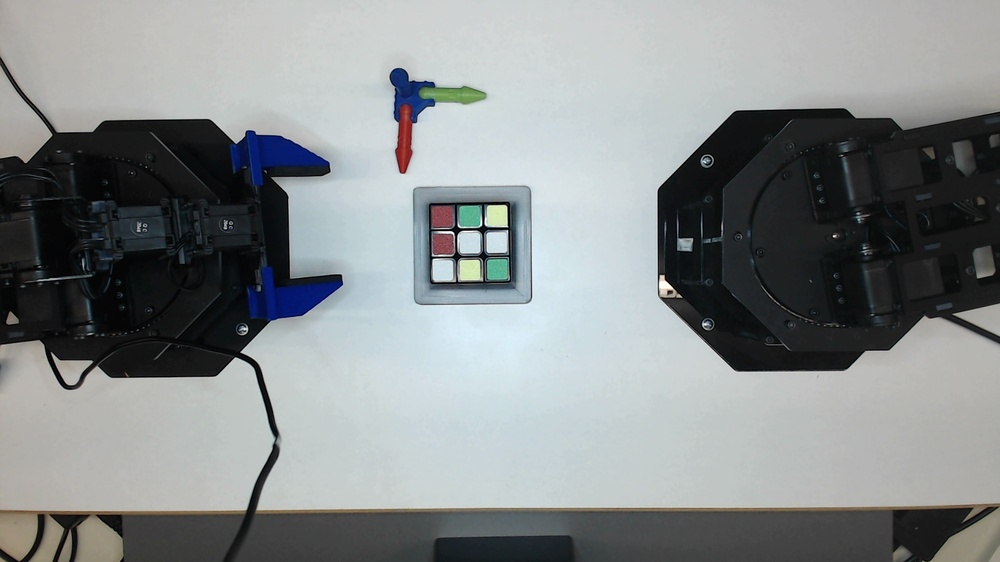
#> input picture Logitech Webcam/Picture 1.jpg, 1000 x 562 px, shrunk from 1920 x 1080 before the run, given in place of the camera
$ python main.py
#> lines starting #> are read from the running program, lines starting #| are printed output that depends on the picture; after the words box and inside, x2 and y2 are one past the last pixel; in counts of white or black regions, pixels touching at a corner belong together
### src2/Contour.py
import cv2
import numpy as np

def cut_image(image, x ,y ,w ,h):
    img = image.copy()
    return img[y:y+h, x:x+w]

def detect_outer_gray_frame(image):
    bild = image.copy()
    x,y,w,h = 0,0,0,0
    gray = cv2.cvtColor(bild, cv2.COLOR_BGR2GRAY)

    # Bild glätten
    blurred = cv2.bilateralFilter(gray, 9, 75, 75)

    # Kanten erkennen (Canny) mit angepassten Schwellenwerten
    edges = cv2.Canny(blurred, 10, 20, L2gradient=True)

    # Lücken in Kanten schließen
    kernel = np.ones((5, 5), np.uint8)
    closed_edges = cv2.morphologyEx(edges, cv2.MORPH_CLOSE, kernel)

    # Konturen finden
    contours, _ = cv2.findContours(closed_edges, cv2.RETR_EXTERNAL, cv2.CHAIN_APPROX_SIMPLE)

    # Größte rechteckige Kontur finden
    largest_contour = None
    max_area = 0

    for contour in contours:
        # Berechne Approximation der Kontur
        approx = cv2.approxPolyDP(contour, 0.02 * cv2.arcLength(contour, True), True)

        # Rechtecke haben 4 Punkte
        if len(approx) == 4:
            area = cv2.contourArea(contour)
            if area > max_area:  # Nur die größte Kontur speichern
                max_area = area
                largest_contour = approx

    if largest_contour is not None:
        # Berechne die Bounding Box der Kontur
        x, y, w, h = cv2.boundingRect(largest_contour)
        Faktor = 0.9
        center_x, center_y = x + w // 2, y + h // 2  # Mittelpunkt der Box
        small_w, small_h = int(w * Faktor), int(h * Faktor)    # 15% kleinere Breite und Höhe
        small_x, small_y = center_x - small_w // 2, center_y - small_h // 2  # Obere linke Ecke


        x = small_x
        y = small_y
        w = small_w
        h = small_h
        # Zeichne die ursprüngliche Bounding Box (grün)
        bild = cv2.rectangle(bild, (x, y), (x + w, y + h), (0, 255, 0), 2)

    return bild, [x,y,w,h]

def small_greyFrame(frameImage, gb, Faktor):
    center_x, center_y = gb[0] + gb[2] // 2, gb[1] + gb[3] // 2  # Mittelpunkt der Box
    small_w, small_h = int(gb[2] * Faktor), int(gb[3] * Faktor)    # 15% kleinere Breite und Höhe
    small_x, small_y = center_x - small_w // 2, center_y - small_h // 2  # Obere linke Ecke

    frameImage = cv2.rectangle(frameImage, (small_x, small_y), (small_x + small_w, small_y + small_h), (0, 0, 255), 2)

    return frameImage, [small_x, small_y, small_w, small_h]

### src2/Color.py
import cv2
import numpy as np
import matplotlib.pyplot as plt

def getMaskPixels(image, outer_correction_frame, inner_correction_frame):
    height, width = image.shape[:2]

    # Maske für die große Box
    mask_large = np.zeros((height, width), dtype=np.uint8)
    cv2.rectangle(mask_large, (outer_correction_frame[0], outer_correction_frame[1]), (outer_correction_frame[0] + outer_correction_frame[2], outer_correction_frame[1] + outer_correction_frame[3]), 255, -1)

    # Maske für die kleine Box
    mask_small = np.zeros((height, width), dtype=np.uint8)
    cv2.rectangle(mask_small, (inner_correction_frame[0], inner_correction_frame[1]), (inner_correction_frame[0] + inner_correction_frame[2], inner_correction_frame[1] + inner_correction_frame[3]), 255, -1)

    # Bereich zwischen den Boxen: große Maske minus kleine Maske
    mask_between = cv2.subtract(mask_large, mask_small)

    # Pixel im Bereich extrahieren
    all_pixels = image[mask_between == 255]
    pixels = all_pixels[~np.all(all_pixels[:,:] == 0, axis=1)]

    return pixels


def getCorrectionValues(input_image, Box, smallBox):
    image = input_image.copy()

    pixels = getMaskPixels(image, Box, smallBox)

    sigma_b_s = np.std(pixels[:, 0])  # Blau-Kanal
    sigma_g_s = np.std(pixels[:, 1])  # Grün-Kanal
    sigma_r_s = np.std(pixels[:, 2])  # Rot-Kanal

    peak_b_s = np.argmax(np.histogram(pixels[:,0],bins=256, range=[0, 256])[0])
    peak_g_s = np.argmax(np.histogram(pixels[:,1],bins=256, range=[0, 256])[0])
    peak_r_s = np.argmax(np.histogram(pixels[:,2],bins=256, range=[0, 256])[0])

    return [sigma_b_s, sigma_g_s, sigma_r_s, peak_b_s, peak_g_s, peak_r_s]


def correctImage(image, ground_thruth, image_values):
    corrected_image = image.copy()

    c_0 = (image_values[2]/ground_thruth[2] + image_values[1]/ground_thruth[1] + image_values[0]/ground_thruth[3])/3
    c_r = image_values[5]/c_0 - ground_thruth[5]
    c_g = image_values[4]/c_0 - ground_thruth[4]
    c_b = image_values[3]/c_0 - ground_thruth[3]

    corrected_image[:, :, 0] = np.clip((image[:, :, 0]/c_0 - c_b), 0, 255)  # B
    corrected_image[:, :, 1] = np.clip((image[:, :, 1]/c_0 - c_g), 0, 255)  # G
    corrected_image[:, :, 2] = np.clip((image[:, :, 2]/c_0 - c_r), 0, 255)  # R


    #print(f"Korrekturfaktoren:")
    #print(f"C_B: {c_b:.2f}, C_G: {c_g:.2f}, C_R: {c_r:.2f}, C_0: {c_0:.2f}")
    return corrected_image

# [18 lines left out: function showHistogram, not called in this run]


def filter(image):
    bild = image.copy()
    # Bild in den HSV-Farbraum umwandeln
    hsv_bild = cv2.cvtColor(bild, cv2.COLOR_BGR2HSV)

    # Farbbereiche definieren
    farb_bereiche = {
        "Rot": [(np.array([0, 90, 70]), np.array([5, 255, 255])),
                (np.array([170, 90, 70]), np.array([180, 255, 255]))],
        "Blau": [(np.array([95, 130, 70]), np.array([140, 255, 255]))],
        "Gelb": [(np.array([20, 20, 100]), np.array([38, 255, 255]))],
        "Grun": [(np.array([40, 50, 70]), np.array([90, 255, 255]))],
        "Orange": [(np.array([5, 130, 70]), np.array([20, 255, 255]))],
        "Weiss": [(np.array([0, 0, 160]), np.array([180, 20, 255]))],
    }

    # Ergebnisbild kopieren
    ergebnisbild = bild.copy()

    # Ergebnisse speichern
    ergebnisse = []

    # Über alle Farben iterieren
    i = 0
    for farbe, grenzen in farb_bereiche.items():
        i =i+1
        # Maske für die Farbe erstellen
        maske = np.zeros(hsv_bild.shape[:2], dtype=np.uint8)
        for untere_grenze, obere_grenze in grenzen:
            maske |= cv2.inRange(hsv_bild, untere_grenze, obere_grenze)

        maske = cv2.morphologyEx(maske, cv2.MORPH_OPEN, np.ones((5,5),np.uint8))
        maske = cv2.morphologyEx(maske, cv2.MORPH_CLOSE, np.ones((5,5),np.uint8))

        if farbe == "Blau":
            cv2.imshow(f"test {i}", maske)

        # Konturen der Objekte finden
        konturen, hierarchie = cv2.findContours(maske, cv2.RETR_TREE, cv2.CHAIN_APPROX_SIMPLE)

        filtered_konturen = []
        for kontur in konturen:
            x, y, w, h = cv2.boundingRect(kontur)
            if (w * h > 100) & (w * h < 10000) & (w / h > 0.7) & (w / h < 1.3) & ( cv2.contourArea(kontur)/(w * h) > 0.5):
                filtered_konturen.append(kontur)

        for kontur in filtered_konturen:
            x, y, w, h = cv2.boundingRect(kontur)
            # Bereich extrahieren
            roi_maske = maske[y:y+h, x:x+w]
            roi_hsv = hsv_bild[y:y+h, x:x+w]

            # Durchschnittlichen Hue-Wert berechnen
            hue_werte = roi_hsv[:, :, 0][roi_maske > 0]
            durchschnittlicher_hue = hue_werte.mean() if len(hue_werte) > 0 else 0

            # Ergebnis speichern
            ergebnisse.append({
                "Farbe": farbe,
                "x": x,
                "y": y,
                "width": w,
                "height": h,
                "average_hue": durchschnittlicher_hue
            })

            # Bounding-Box zeichnen und Farbe beschriften
            farben_rgb = {
                "Rot": (0, 0, 255),
                "Blau": (255, 0, 0),
                "Gelb": (0, 255, 255),
                "Grun": (0, 255, 0),
                "Orange": (0, 165, 255),
                "Weiss": (255, 255, 255),
            }
            cv2.rectangle(ergebnisbild, (x, y), (x + w, y + h), farben_rgb[farbe], 2)
            cv2.putText(ergebnisbild, f"{farbe}: {int(durchschnittlicher_hue)}",
                        (x, y - 10), cv2.FONT_HERSHEY_SIMPLEX, 0.5, farben_rgb[farbe], 2)

    # Ergebnisse ausgeben
    #print("Gefundene Objekte ohne Kinder:")
    #for i, obj in enumerate(ergebnisse, 1):
    #    print(f"Objekt {i}: Farbe={obj['Farbe']}, X={obj['x']}, Y={obj['y']}, "
    #          f"Breite={obj['width']}, Höhe={obj['height']}, Durchschnittlicher Hue={obj['average_hue']:.2f}")
    return ergebnisbild, ergebnisse

### src2/main.py
# main.py
import cv2
import os
import Contour
import Color
import time

livecam = True
camera = 1
image_path = os.path.join("Pictures", "Picture 10.jpg")
color_correction = True

sigma_b = 18.84
sigma_g = 18.92
sigma_r = 18.23
max_b = 173
max_g = 155
max_r = 145

color_correction_ground_truth = [sigma_b, sigma_g, sigma_r, max_b, max_g, max_r]

def main(image):
    if image is None:
        print("Fehler: Das Bild konnte nicht geladen werden. Bitte überprüfe den Bildpfad.")
        return

    # Bild zuschneiden
    cut_image = Contour.cut_image(image, int(image.shape[1]/4), int(image.shape[0]/6), int((1-(2/4))*image.shape[1]), int((1-(2/6))*image.shape[0]))

    # Äußeren grauen Rahmen erkennen
    frame_image, outer_correction_frame = Contour.detect_outer_gray_frame(cut_image)

    if(outer_correction_frame[2] != 0 and color_correction == True):
        # Kleinere graue Rahmen berechnen
        frame_image, inner_correction_frame = Contour.small_greyFrame(frame_image, outer_correction_frame, 0.9)

        # Korrekturwerte berechnen
        correction_values = Color.getCorrectionValues(cut_image, outer_correction_frame, inner_correction_frame)
        #print(correction_values)

        # Farbkorrektur
        corrected_image = Color.correctImage(cut_image, color_correction_ground_truth, correction_values)

        #Color.showHistogram(cut_image, corrected_image, outer_correction_frame, inner_correction_frame)

        # Farbfilter
        result_image, erg = Color.filter(corrected_image)

    else:
        # Farbfiler
        result_image, erg = Color.filter(cut_image)


    cv2.imshow('corr', frame_image)

    # Bild anzeigen
    cv2.imshow("Rubik's Cube mit Legende", result_image)
    #if erg:
        #print(erg)

    return


if __name__ == "__main__":

    if livecam:
        cap = cv2.VideoCapture(camera)

        # Überprüfen, ob die Kamera geöffnet werden konnte
        if not cap.isOpened():
            print("Fehler: Kamera konnte nicht geöffnet werden!")

        while True:
            # Ein Frame von der Kamera lesen
            ret, frame = cap.read()
#> frame is the input picture: shape (562, 1000, 3); mean B, G, R 140.5, 139.8, 135.3

            if not ret:
                print("Fehler beim Lesen des Kamerabildes!")
                break

            main(frame)
#> in detect_outer_gray_frame, `edges = cv2.Canny(blurred, 10, 20, L2gradient=True)`:
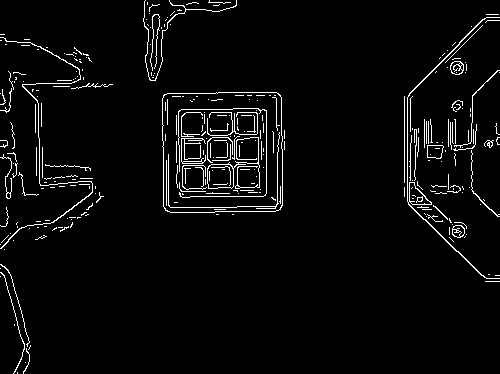
#> edges: shape (374, 500); 3.8% white in thin lines or dots
#> in detect_outer_gray_frame, `closed_edges = cv2.morphologyEx(edges, cv2.MORPH_CLOSE, kernel)`:
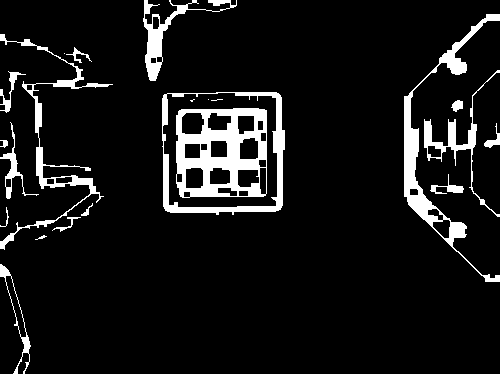
#> closed_edges: shape (374, 500); 8.7% white; 22 white regions (4 under 20 px)
#> in detect_outer_gray_frame, `contours, _ = cv2.findContours(closed_edges, cv2.RETR_EXTERNAL, cv2.CH..`: contours = 18 contours, 3 with area under 20; largest, box (x1, y1, x2, y2) and area: (162, 92, 285, 215) 14174, (404, 14, 500, 282) 3017, (0, 34, 113, 250) 1514, (143, 0, 237, 81) 1171, (424, 70, 500, 217) 924
#> the loop in detect_outer_gray_frame, `for contour in contours:` made 18 passes
#> (area, max_area, largest_contour) on pass 11: (14173.5, 14173.5, [[163, 95], [165, 210], [280, 209], [278, 93]])
#> after the loop in detect_outer_gray_frame, `for contour in contours:`: max_area = 14173.5
#> in detect_outer_gray_frame, `x, y, w, h = cv2.boundingRect(largest_contour)`: x = 163; y = 93; w = 118
#> in detect_outer_gray_frame, `center_x, center_y = x + w // 2, y + h // 2`: center_x = 222; center_y = 152
#> in detect_outer_gray_frame, `small_w, small_h = int(w * Faktor), int(h * Faktor)`: small_w = 106
#> in detect_outer_gray_frame, `small_x, small_y = center_x - small_w // 2, center_y - small_h // 2`: small_x = 169; small_y = 99
#> in detect_outer_gray_frame, `x = small_x`: x = 169
#> in detect_outer_gray_frame, `y = small_y`: y = 99
#> in detect_outer_gray_frame, `w = small_w`: w = 106
#> in detect_outer_gray_frame, `bild = cv2.rectangle(bild, (x, y), (x + w, y + h), (0, 255, 0), 2)`:
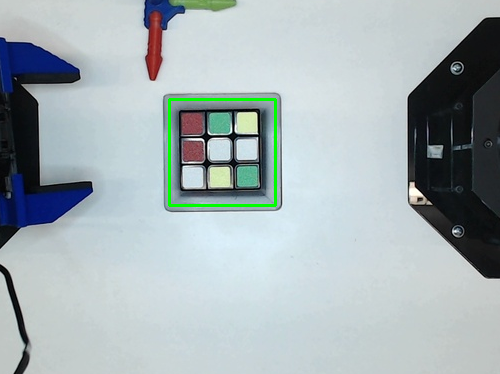
#> bild: shape (374, 500, 3); mean B, G, R 180.2, 177.3, 165.2
#> in main, `frame_image, outer_correction_frame = Contour.detect_outer_gray_frame(..`: outer_correction_frame = [169, 99, 106, 106]
#> in small_greyFrame, `center_x, center_y = gb[0] + gb[2] // 2, gb[1] + gb[3] // 2`: center_x = 222; center_y = 152
#> in small_greyFrame, `small_w, small_h = int(gb[2] * Faktor), int(gb[3] * Faktor)`: small_w = 95
#> in small_greyFrame, `small_x, small_y = center_x - small_w // 2, center_y - small_h // 2`: small_x = 175; small_y = 105
#> in main, `frame_image, inner_correction_frame = Contour.small_greyFrame(frame_im..`: inner_correction_frame = [175, 105, 95, 95]
#> in getMaskPixels, `mask_between = cv2.subtract(mask_large, mask_small)`:
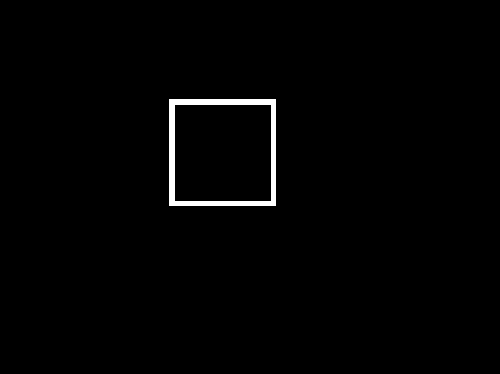
#> mask_between: shape (374, 500); 1.2% white; 1 white region, box (x1, y1, x2, y2) and area: (169, 99, 276, 206) 2233
#> in getMaskPixels, `all_pixels = image[mask_between == 255]`: all_pixels = 2233 rows, first 8: [164, 157, 140], [162, 155, 140], [165, 158, 143], [162, 154, 141], [164, 155, 145], [161, 155, 144], [161, 155, 144], [161, 155, 144]
#> in getMaskPixels, `pixels = all_pixels[~np.all(all_pixels[:,:] == 0, axis=1)]`: pixels has the same summary as all_pixels
#> in getCorrectionValues, `pixels = getMaskPixels(image, Box, smallBox)`: pixels has the same summary as all_pixels in getMaskPixels
#> in getCorrectionValues, `sigma_b_s = np.std(pixels[:, 0])`: sigma_b_s = 15.26
#> in getCorrectionValues, `sigma_g_s = np.std(pixels[:, 1])`: sigma_g_s = 14.09
#> in getCorrectionValues, `sigma_r_s = np.std(pixels[:, 2])`: sigma_r_s = 12.92
#> in getCorrectionValues, `peak_b_s = np.argmax(np.histogram(pixels[:,0],bins=256, range=[0, 256]..`: peak_b_s = 191
#> in getCorrectionValues, `peak_g_s = np.argmax(np.histogram(pixels[:,1],bins=256, range=[0, 256]..`: peak_g_s = 155
#> in getCorrectionValues, `peak_r_s = np.argmax(np.histogram(pixels[:,2],bins=256, range=[0, 256]..`: peak_r_s = 156
#> in main, `correction_values = Color.getCorrectionValues(cut_image, outer_correct..`: correction_values = [15.26, 14.09, 12.92, 191, 155, 156]
#> in correctImage, `c_0 = (image_values[2]/ground_thruth[2] + image_values[1]/ground_thrut..`: c_0 = 0.514
#> in correctImage, `c_r = image_values[5]/c_0 - ground_thruth[5]`: c_r = 158.6
#> in correctImage, `c_g = image_values[4]/c_0 - ground_thruth[4]`: c_g = 146.7
#> in correctImage, `c_b = image_values[3]/c_0 - ground_thruth[3]`: c_b = 198.8
#> in correctImage, `corrected_image[:, :, 1] = np.clip((image[:, :, 1]/c_0 - c_g), 0, 255)`:
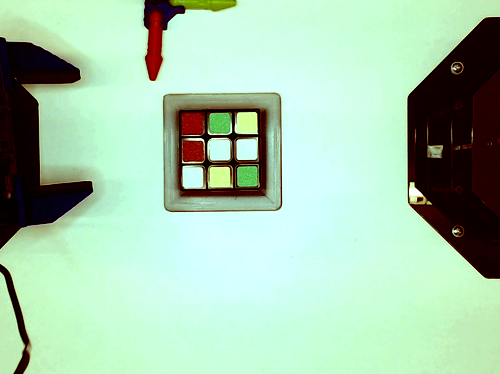
#> corrected_image: shape (374, 500, 3); mean B, G, R 174.1, 201, 166.2
#> after the loop in filter, `for farbe, grenzen in farb_bereiche.items():`:
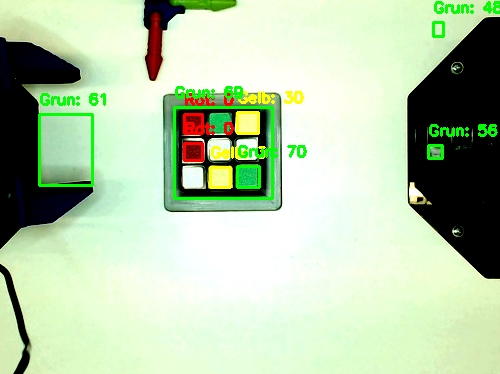
#> ergebnisbild: shape (374, 500, 3); mean B, G, R 169.9, 203.4, 182.3
#> after the loop in filter, `for farbe, grenzen in farb_bereiche.items():`:
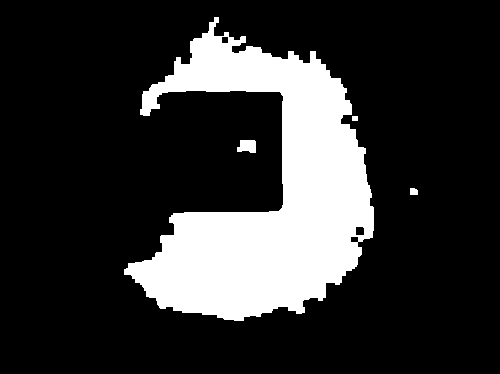
#> maske: shape (374, 500); 19.7% white; 4 white regions, box (x1, y1, x2, y2) and area: (124, 17, 374, 321) 36516, (237, 140, 256, 153) 205, (410, 188, 418, 195) 52, (352, 116, 358, 121) 30
#> after the loop in filter, `for farbe, grenzen in farb_bereiche.items():`: ergebnisse = 9 items; i = 6
#> in main, `result_image, erg = Color.filter(corrected_image)`: erg = 9 items
            time.sleep(1)

            if cv2.waitKey(1) & 0xFF == 27:
#> (key Esc is pressed here)
                break

        # Ressourcen freigeben
        cap.release()
        cv2.destroyAllWindows()
    else:
        image = cv2.imread(image_path)
        main(image)
        cv2.waitKey(0)
        cv2.destroyAllWindows()
